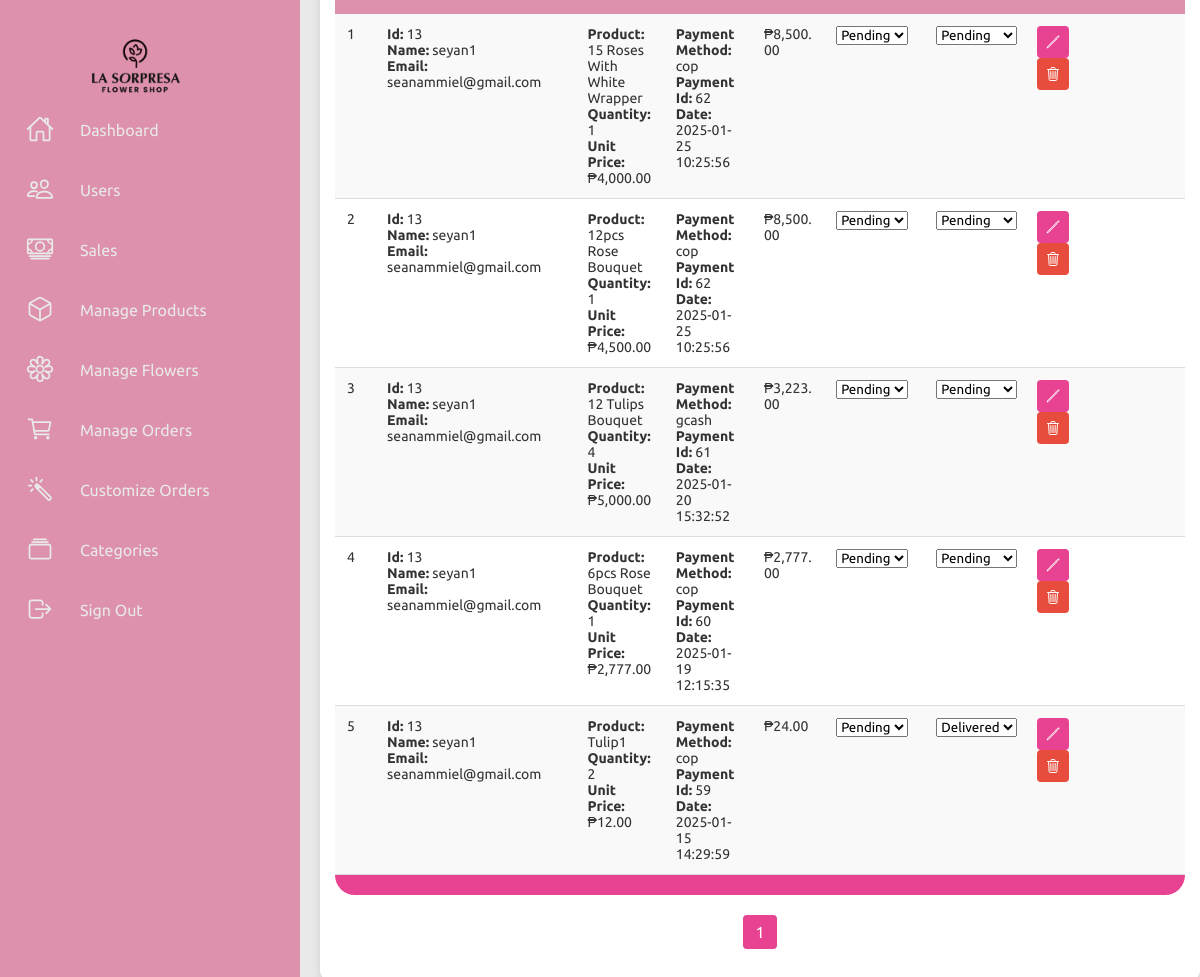
Screenshot of /admin/orders/order.php (signed in) with the database file from the repository.
### tables this page shows
CREATE TABLE `customer` (
  `cust_id` int(11) NOT NULL,
  `cust_name` varchar(255) NOT NULL,
  `cust_email` varchar(255) NOT NULL,
  `cust_phone` varchar(15) NOT NULL,
  `cust_address` text NOT NULL,
  `cust_city` varchar(255) NOT NULL,
  `cust_zip` varchar(10) NOT NULL,
  `cust_s_name` varchar(255) DEFAULT NULL,
  `cust_s_phone` varchar(15) DEFAULT NULL,
  `cust_s_address` text DEFAULT NULL,
  `cust_s_city` varchar(255) DEFAULT NULL,
  `cust_s_zip` varchar(10) DEFAULT NULL,
  `cust_password` varchar(255) NOT NULL,
  `cust_datetime` datetime DEFAULT current_timestamp(),
  `cust_timestamp` timestamp NOT NULL DEFAULT current_timestamp() ON UPDATE current_timestamp(),
  `cust_status` enum('active','inactive','suspended') DEFAULT 'active'
);

CREATE TABLE `product` (
  `p_id` int(11) NOT NULL,
  `name` varchar(255) NOT NULL,
  `old_price` varchar(10) NOT NULL,
  `current_price` varchar(10) NOT NULL,
  `quantity` int(10) NOT NULL,
  `featured_photo` varchar(255) NOT NULL,
  `description` text NOT NULL,
  `short_description` text NOT NULL,
  `feature` text NOT NULL,
  `other_photo` text NOT NULL,
  `condition` text NOT NULL,
  `is_featured` int(1) NOT NULL,
  `is_active` int(1) NOT NULL,
  `ecat_id` int(11) NOT NULL
);

CREATE TABLE `order_items` (
  `order_item_id` int(11) NOT NULL,
  `order_id` int(11) NOT NULL,
  `product_id` int(11) NOT NULL,
  `quantity` int(11) NOT NULL,
  `price` decimal(10,2) NOT NULL
);

CREATE TABLE `payment` (
  `payment_id` int(11) NOT NULL,
  `cust_id` int(11) NOT NULL,
  `order_id` int(11) DEFAULT NULL,
  `cust_name` varchar(255) NOT NULL,
  `cust_email` varchar(255) NOT NULL,
  `reference_number` varchar(255) DEFAULT NULL,
  `amount_paid` decimal(10,2) NOT NULL,
  `payment_method` enum('gcash','cop') NOT NULL,
  `payment_status` enum('pending','paid','failed') DEFAULT 'pending',
  `shipping_status` enum('pending','shipped','delivered','readyforpickup') DEFAULT 'pending',
  `created_at` timestamp NOT NULL DEFAULT current_timestamp(),
  `updated_at` timestamp NOT NULL DEFAULT current_timestamp() ON UPDATE current_timestamp(),
  `viewed` tinyint(1) DEFAULT 0
);

CREATE TABLE `orders` (
  `order_id` int(11) NOT NULL,
  `customer_id` int(11) DEFAULT NULL,
  `full_name` varchar(255) NOT NULL,
  `address` text NOT NULL,
  `city` varchar(100) NOT NULL,
  `postal_code` varchar(20) NOT NULL,
  `phone` varchar(20) NOT NULL,
  `total` decimal(10,2) NOT NULL,
  `created_at` timestamp NOT NULL DEFAULT current_timestamp()
);

### admin/orders/order.php (the view, shortened to what this page needs)
<?php
include("../inc/config.php");
$limit = 5;
$page = isset($_GET['page']) ? (int)$_GET['page'] : 1;
$offset = ($page - 1) * $limit;
$stmt = $pdo->query("SELECT COUNT(*) FROM orders");
$total_records = $stmt->fetchColumn();
$total_pages = ceil($total_records / $limit);
$stmt = $pdo->prepare("SELECT
    c.cust_id,
    c.cust_name,
    c.cust_email,
    p.name AS product_name,
    oi.quantity,
    p.current_price AS unit_price,
    pay.payment_method,
    pay.payment_id,
    pay.created_at AS payment_date,
    pay.amount_paid,
    pay.shipping_status,
    pay.payment_status,
    o.order_id
FROM
    customer c
JOIN orders o ON c.cust_id = o.customer_id
JOIN order_items oi ON o.order_id = oi.order_id
JOIN product p ON oi.product_id = p.p_id
JOIN payment pay ON o.order_id = pay.order_id
ORDER BY pay.created_at DESC
LIMIT :limit OFFSET :offset");
$stmt->bindParam(':limit', $limit, PDO::PARAM_INT);
$stmt->bindParam(':offset', $offset, PDO::PARAM_INT);
$stmt->execute();
$orders = $stmt->fetchAll(PDO::FETCH_ASSOC);
?>
<!DOCTYPE html>
<html lang="en">
<head>
    <link rel="stylesheet" href="../../css/settings.css?v.1.1">
    <link rel="stylesheet" href="../../css/navdash.css">
    <link rel="stylesheet" href="../../css/products.css">
</head>
<body>
    <div class="container">
        <div class="navigation">
        <ul>
                <li>
                    <a href="#">
                        <div class="logo-container">
                            <img src="../../images/logo.png" alt="Logo" class="logo" />
                        </div>
                        <span class="title"></span>
                    </a>
                </li>
                <li>
                    <a href="../dashboard.php">
                        <span class="icon">
                            <ion-icon name="home-outline"></ion-icon>
                        </span>
                        <span class="title">Dashboard</span>
                    </a>
                </li>
                <li>
                    <a href="../users.php">
                        <span class="icon">
                            <ion-icon name="people-outline"></ion-icon>
                        </span>
                        <span class="title">Users</span>
                    </a>
                </li>
                <li>
                    <a href="../sales-report.php">
                        <span class="icon">
                            <ion-icon name="cash-outline"></ion-icon>
                        </span>
                        <span class="title">Sales</span>
                    </a>
                </li>
                <li>
                    <a href="../product/product.php">
                        <span class="icon">
                            <ion-icon name="cube-outline"></ion-icon>
                        </span>
                        <span class="title">Manage Products</span>
                    </a>
                </li>
                <li>
                    <a href="../product/flowers.php">
                        <span class="icon">
                            <ion-icon name="flower-outline"></ion-icon>
                        </span>
                        <span class="title">Manage Flowers</span>
                    </a>
                </li>
                <li>
                    <a href="order.php">
                        <span class="icon">
                            <ion-icon name="cart-outline"></ion-icon>
                        </span>
                        <span class="title">Manage Orders</span>
                    </a>
                </li>
                <li>
                    <a href="../customize/customize-order.php">
                        <span class="icon">
                        <ion-icon name="color-wand-outline"></ion-icon>
                        </span>
                        <span class="title"> Customize Orders</span>
                    </a>
                </li>
                <li>
                    <a href="../settings.php">
                        <span class="icon">
                            <ion-icon name="albums-outline"></ion-icon>
                        </span>
                        <span class="title">Categories</span>
                    </a>
                </li>
                <li>
                    <a href="logout.php">
                        <span class="icon">
                            <ion-icon name="log-out-outline"></ion-icon>
                        </span>
                        <span class="title">Sign Out</span>
                    </a>
                </li>
            </ul>
        </div>
        <div class="first-theme">
    <div class="tbl-header">
        <table cellpadding="0" cellspacing="0" border="0">
            <thead>
                <tr>
                    <th>ID</th>
                    <th>Customer</th>
                    <th>Product Details</th>
                    <th>Payment Information</th>
                    <th>Paid Amount</th>
                    <th>Payment Status</th>
                    <th>Shipping Status</th>
                    <th>Action</th>
                </tr>
            </thead>
                    <tbody>
                        <?php foreach ($orders as $index => $order) : ?>
                            <tr>
                                <td><?= $index + 1 + $offset ?></td>
                                <td>
                                    <strong>Id:</strong> <?= $order['cust_id'] ?><br>
                                    <strong>Name:</strong> <?= htmlspecialchars($order['cust_name']) ?><br>
                                    <strong>Email:</strong> <?= htmlspecialchars($order['cust_email']) ?>
                                </td>
                                <td>
                                    <strong>Product:</strong> <?= htmlspecialchars($order['product_name']) ?><br>
                                    <strong>Quantity:</strong> <?= $order['quantity'] ?><br>
                                    <strong>Unit Price:</strong> ₱<?= number_format($order['unit_price'], 2) ?>
                                </td>
                                <td>
                                    <strong>Payment Method:</strong> <?= $order['payment_method'] ?><br>
                                    <strong>Payment Id:</strong> <?= $order['payment_id'] ?><br>
                                    <strong>Date:</strong> <?= $order['payment_date'] ?>
                                </td>
                                <td>₱<?= number_format($order['amount_paid'], 2) ?></td>
                                <td>
                                    <select class="form-select" id="payment-status-<?= $order['order_id'] ?>">
                                        <option <?= $order['payment_status'] === 'pending' ? 'selected' : '' ?> value="pending">Pending</option>
                                    </select>
                                </td>
                                <td>
                                    <select class="form-select" id="shipping-status-<?= $order['order_id'] ?>">
                                        <option <?= $order['shipping_status'] === 'pending' ? 'selected' : '' ?> value="pending">Pending</option>
                                        <option <?= $order['shipping_status'] === 'delivered' ? 'selected' : '' ?> value="delivered">Delivered</option>
                                    </select>
                                </td>
                                <td>
                                <button class="btn btn-primary" title="Update Order" onclick="updateOrderStatus(<?= $order['order_id'] ?>)">
                                    <ion-icon name="pencil-outline"></ion-icon>
                                </button>
                                <button class="btn btn-danger" title="Delete Order" onclick="deleteOrder(<?= $order['order_id'] ?>)">
                                    <ion-icon name="trash-outline"></ion-icon>
                                </button>
                                </td>
                            </tr>
                        <?php endforeach; ?>
                    </tbody>
        </table>
    </div>
    <div class="pagination">
            <?php for ($i = 1; $i <= $total_pages; $i++) : ?>
                <a href="?page=<?= $i ?>" class="<?= $i === $page ? 'active' : '' ?>"><?= $i ?></a>
            <?php endfor; ?>
        </div>

### css/settings.css (style rules this page uses)
body, html { height: 100%; margin: 0; display: flex; justify-content: center; align-items: center; background-color: #e9e9e9; }
table { width: 100%; border-collapse: collapse; margin: 20px 0; }
table th { text-align: center; padding: 12px; background-color: #dd91ad; color: white; }
table th:first-child { width: 10%; }
table th:nth-child(2) { width: 50%; }
table th:last-child { width: 40%; }
table tbody { background-color: #f9f9f9; }
tbody tr { border-bottom: 1px solid #ddd; }
tbody td { padding: 12px; text-align: left; }

### css/navdash.css (style rules this page uses)
:root { --pink: #e84393; }
body { font-family: "NudMotoya Maru W55 W5", sans-serif; color: #333; margin: 0; padding: 0; }
.container { width: 95%; max-width: 1200px; margin: 20px auto; background-color: #fff; border-radius: 8px; padding: 10px 15px; box-shadow: 0 4px 10px rgba(0, 0, 0, 0.1); margin-left: 20rem }
.tbl-header { background-color: var(--pink); border-radius: 20px; margin-bottom: 20px; overflow: hidden; }
table { width: 100%; table-layout: fixed; border-collapse: collapse; margin: 20px 0; border-radius: 20px; }
th, td { padding: 10px; text-align: center; font-size: 14px; box-sizing: border-box; word-wrap: break-word; vertical-align: top; }
th { background-color: var(--pink); color: #fff; text-transform: uppercase; font-weight: 500; }
tr:nth-child(odd) { background-color: #f9f9f9; }
tr:nth-child(even) { background-color: #fff; }
.pagination { display: flex; justify-content: center; margin: 20px 0; }
th:nth-child(1), td:nth-child(1) { width: 5%; }
th:nth-child(2), td:nth-child(2) { width: 13%; }
th:nth-child(3), td:nth-child(3) { width: 22%; }
th:nth-child(4), td:nth-child(4) { width: 22%; }
th:nth-child(5), td:nth-child(5) { width: 18%; }
th:nth-child(6), td:nth-child(6), th:nth-child(7), td:nth-child(7) { width: 25%; }
th:nth-child(8), td:nth-child(8) { width: 1%; }
.pagination a { margin: 0 5px; padding: 8px 12px; background-color: #ddd; color: #333; text-decoration: none; border-radius: 4px; }
.pagination .active { background-color: var(--pink); color: white; }
.btn-primary { background-color: var(--pink); border: none; padding: 8px; border-radius: 4px; cursor: pointer; display: flex; align-items: center; justify-content: center; }
.btn-primary ion-icon { font-size: 16px; color: #fff; }
.btn-danger { background-color: #e74c3c; border: none; padding: 8px; border-radius: 4px; cursor: pointer; display: flex; align-items: center; justify-content: center; }
.btn-danger ion-icon { font-size: 16px; color: #fff; }

### css/products.css (style rules this page uses)
* { font-family: "Ubuntu", sans-serif; margin: 0; padding: 0; box-sizing: border-box; }
:root { --blue: #dd91ad; --white: #e9e9e9; --gray: #f5f5f5; --black1: #222; --black2: #999; }
body { min-height: 100vh; overflow-x: hidden; display: flex; flex-direction: row; height: 100vh; overflow-x: hidden; }
.container { display: flex; flex: 1; }
.navigation { position: fixed; left: 0; top: 0; width: 300px; height: 100%; background: var(--blue); border-left: 10px solid var(--blue); transition: 0.5s; overflow: hidden; }
.navigation ul { position: absolute; top: 0; left: 0; width: 100%; }
.logo-container { position: absolute; top: 20px; left: 50%; transform: translateX(-70%); z-index: 10; }
.logo { width: 100px; }
.navigation ul li { position: relative; width: 100%; list-style: none; border-top-left-radius: 30px; border-bottom-left-radius: 30px; }
.navigation ul li:nth-child(1) { margin-bottom: 40px; pointer-events: none; }
.navigation ul li a { position: relative; display: block; width: 100%; display: flex; text-decoration: none; color: var(--white); }
.navigation ul li a .icon { position: relative; display: block; min-width: 60px; height: 60px; line-height: 75px; text-align: center; }
.navigation ul li a .icon ion-icon { font-size: 1.75rem; }
.navigation ul li a .title { position: relative; display: block; padding: 0 10px; height: 60px; line-height: 60px; text-align: start; white-space: nowrap; }

### rows the page displays
customer: offset "1", cust_id "13", cust_name "seyan1", cust_email "seanammiel@gmail.com", product.name "15 Roses With White Wrapper", order_items.quantity "1", product.current_price "4,000.00", payment.payment_method "cop", payment.payment_id "62", payment.created_at "2025-01-25 10:25:56", payment.amount_paid "8,500.00", order_id "Pending", offset "2", product.name "12pcs Rose Bouquet", product.current_price "4,500.00", offset "3", product.name "12 Tulips Bouquet", order_items.quantity "4", product.current_price "5,000.00", payment.payment_method "gcash", payment.payment_id "61", payment.created_at "2025-01-20 15:32:52", payment.amount_paid "3,223.00", offset "4", product.name "6pcs Rose Bouquet", product.current_price "2,777.00", payment.payment_id "60", payment.created_at "2025-01-19 12:15:35", payment.amount_paid "2,777.00", offset "5", product.name "Tulip1", order_items.quantity "2", product.current_price "12.00", payment.payment_id "59", payment.created_at "2025-01-15 14:29:59", payment.amount_paid "24.00", order_id "Delivered"
